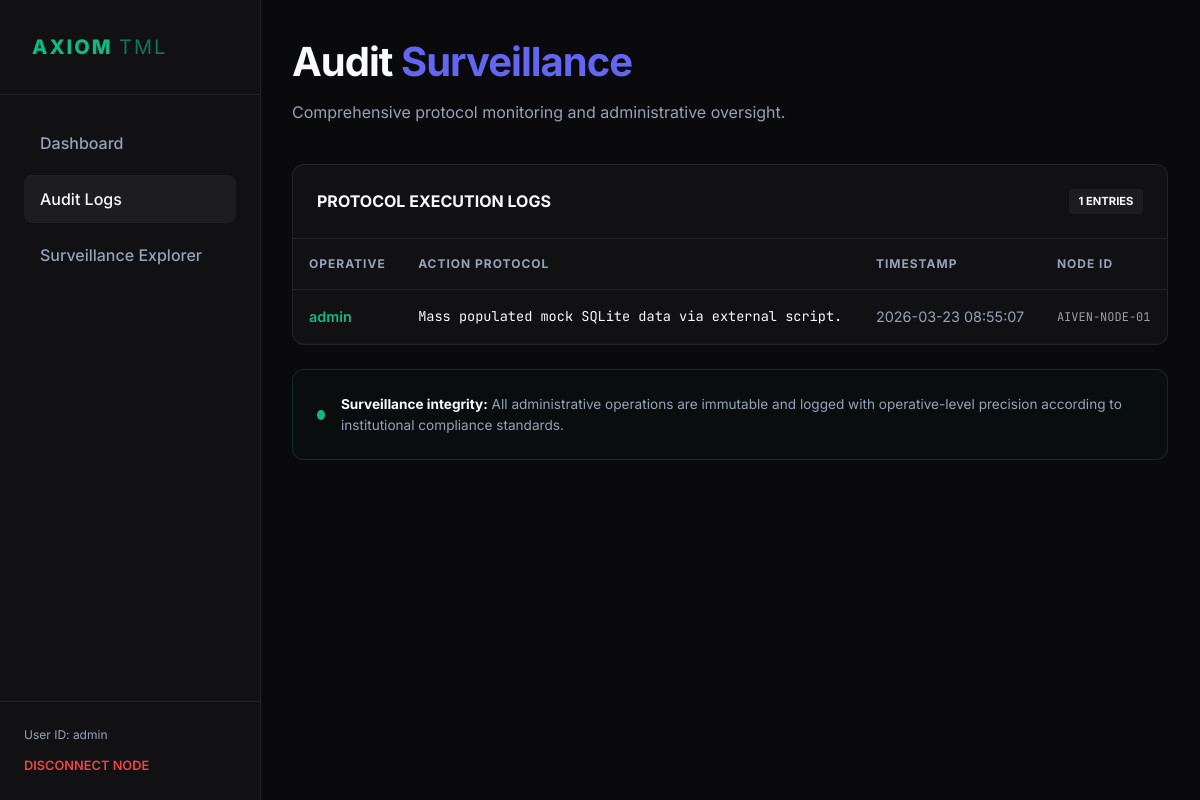
Page /admin (signed in) on the earlier database version.
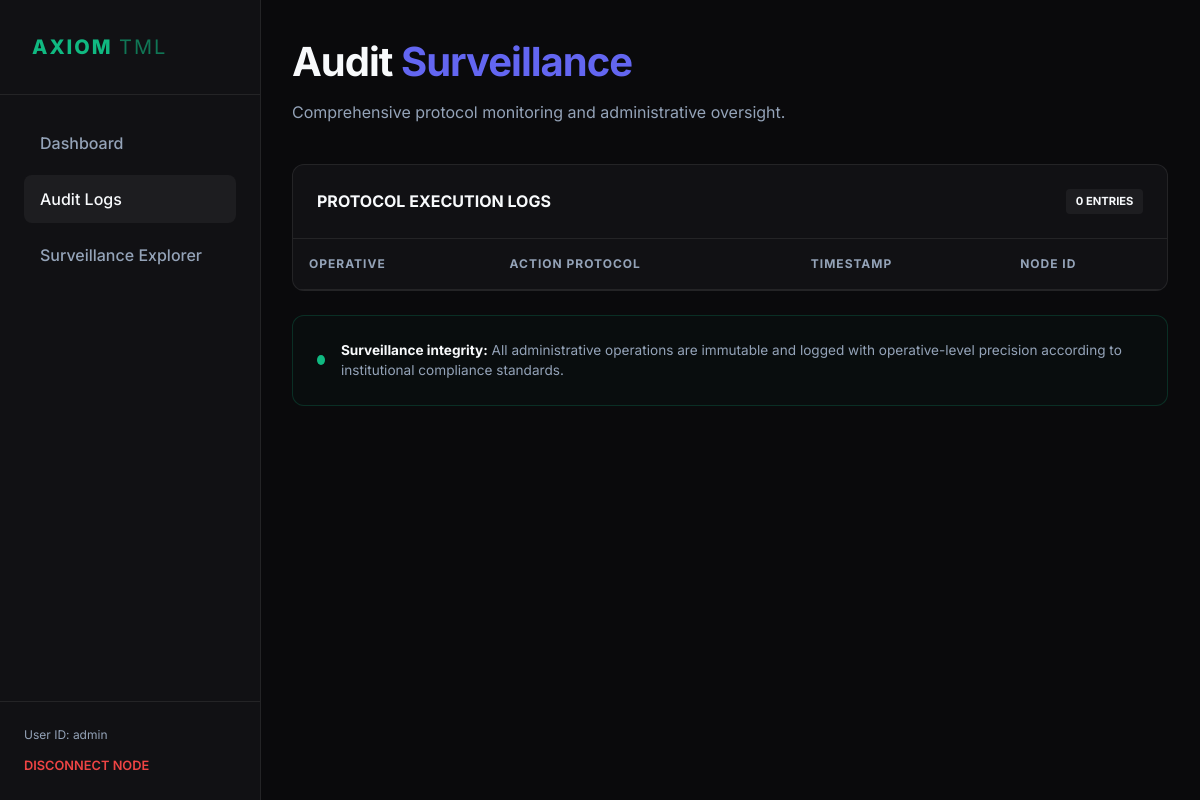
Same page on the later database version.
### tables this page shows
CREATE TABLE audit_logs (
    log_id INTEGER PRIMARY KEY AUTOINCREMENT,
    admin_id INTEGER NOT NULL,
    action TEXT NOT NULL,
    timestamp DATETIME DEFAULT CURRENT_TIMESTAMP,
    FOREIGN KEY(admin_id) REFERENCES users(user_id) ON DELETE CASCADE
);

CREATE TABLE users (
    user_id INTEGER PRIMARY KEY AUTOINCREMENT,
    username TEXT UNIQUE NOT NULL,
    email TEXT UNIQUE NOT NULL,
    password_hash TEXT NOT NULL,
    role TEXT CHECK(role IN ('admin', 'user')) DEFAULT 'user'
);

### app.py (the view)
@app.route('/admin')
def admin_audit():
    if session.get('role') != 'admin':
        return redirect(url_for('index'))
    conn = get_db_connection()
    cursor = conn.cursor(dictionary=True) if not isinstance(conn, sqlite3.Connection) else conn.cursor()
    cursor.execute("""
        SELECT l.*, u.username as admin_name
        FROM audit_logs l
        JOIN users u ON l.admin_id = u.user_id
        ORDER BY l.timestamp DESC
    """)
    logs = [dict(row) for row in cursor.fetchall()]
    q_mark = "?" if isinstance(conn, sqlite3.Connection) else "%s"
    cursor.execute(f"SELECT * FROM users WHERE user_id = {q_mark}", (session['user_id'],))
    user = cursor.fetchone()
    cursor.close()
    conn.close()
    return render_template('admin.html', logs=logs, user=user)

### app.py (called while the page is built)
def get_db_connection():
    if os.getenv("MYSQL_HOST"):
        return mysql.connector.connect(
            host=os.getenv("MYSQL_HOST"),
            port=int(os.getenv("MYSQL_PORT", 3306)),
            user=os.getenv("MYSQL_USER"),
            password=os.getenv("MYSQL_PASSWORD"),
            database=os.getenv("MYSQL_DB"),
            ssl_ca=os.getenv("MYSQL_SSL_CA"),
            ssl_verify_cert=True
        )
    else:
        conn = sqlite3.connect(DB_PATH)
        conn.row_factory = sqlite3.Row
        conn.execute("PRAGMA foreign_keys = ON;")
        return conn

### templates/admin.html
{% extends "layout.html" %}
{% block content %}
<header style="margin-bottom: 2.5rem;">
    <h1 style="font-size: 2.5rem; letter-spacing: -1px; margin-bottom: 0.5rem;">Audit <span style="color: var(--accent-secondary);">Surveillance</span></h1>
    <p style="color: var(--text-secondary); margin: 0;">Comprehensive protocol monitoring and administrative oversight.</p>
</header>
<div class="card" style="padding: 0; overflow: hidden;">
    <div style="padding: 1.5rem; border-bottom: 1px solid var(--border-color); display: flex; justify-content: space-between; align-items: center;">
        <h3 style="margin: 0; font-size: 1rem;">PROTOCOL EXECUTION LOGS</h3>
        <span class="badge" style="background: rgba(255,255,255,0.05);">{{ logs|length }} ENTRIES</span>
    </div>
    <div style="overflow-x: auto;">
        <table>
            <thead>
                <tr>
                    <th>Operative</th>
                    <th>Action Protocol</th>
                    <th>Timestamp</th>
                    <th>Node ID</th>
                </tr>
            </thead>
            <tbody>
                {% for log in logs %}
                <tr>
                    <td style="font-weight: 600; color: var(--accent-primary);">{{ log.admin_name }}</td>
                    <td style="font-family: var(--font-mono); font-size: 0.85rem;">{{ log.action }}</td>
                    <td style="color: var(--text-secondary);">{{ log.timestamp }}</td>
                    <td style="font-size: 0.75rem; font-family: var(--font-mono); opacity: 0.6;">AIVEN-NODE-01</td>
                </tr>
                {% endfor %}
            </tbody>
        </table>
    </div>
</div>
<div class="card" style="margin-top: 1.5rem; border-color: rgba(16, 185, 129, 0.2); background: rgba(16, 185, 129, 0.02);">
    <div style="display: flex; gap: 1rem; align-items: center;">
        <div style="width: 10px; height: 10px; background: var(--accent-primary); border-radius: 50%;"></div>
        <p style="margin: 0; font-size: 0.85rem; color: var(--text-secondary);">
            <strong style="color: var(--text-primary);">Surveillance integrity:</strong> All administrative operations are immutable and logged with operative-level precision according to institutional compliance standards.
        </p>
    </div>
</div>
{% endblock %}

### templates/layout.html (shortened to what this page needs)
<!DOCTYPE html>
<html lang="en">
<head>
    <link rel="stylesheet" href="{{ url_for('static', filename='style.css') }}">
</head>
<body>
    <div class="app-container">
        {% if session.get('user_id') %}
        <aside class="sidebar">
            <div class="sidebar-brand">
                AXIOM <span style="font-weight: 400; opacity: 0.6;">TML</span>
            </div>
            <nav class="nav-links">
                <a href="{{ url_for('index') }}" class="nav-item {% if request.endpoint == 'index' %}active{% endif %}">
                    Dashboard
                </a>
                {% if session.get('role') == 'admin' %}
                <a href="{{ url_for('admin_audit') }}" class="nav-item {% if request.endpoint == 'admin_audit' %}active{% endif %}">
                    Audit Logs
                </a>
                <a href="{{ url_for('sql_console') }}" class="nav-item {% if request.endpoint == 'sql_console' %}active{% endif %}">
                    Surveillance Explorer
                </a>
                {% endif %}
            </nav>
            <div style="padding: 1.5rem; border-top: 1px solid var(--border-color);">
                <div style="font-size: 0.75rem; color: var(--text-secondary); margin-bottom: 0.5rem;">User ID: {{ session['username'] }}</div>
                <a href="{{ url_for('logout') }}" style="color: var(--danger); text-decoration: none; font-size: 0.8rem; font-weight: 600;">DISCONNECT NODE</a>
            </div>
        </aside>
        {% endif %}
        <main class="main-content" style="{% if not session.get('user_id') %}margin-left: 0; max-width: 100%;{% endif %}">
            {% block content %}{% endblock %}
        </main>
    </div>
</body>
</html>

### static/style.css (style rules this page uses)
:root { --bg-main: #0a0a0c; --bg-card: #111114; --border-color: rgba(255, 255, 255, 0.08); --accent-primary: #10b981; --accent-secondary: #6366f1; --text-primary: #f8fafc; --text-secondary: #94a3b8; --danger: #ef4444; --font-sans: 'Inter', -apple-system, sans-serif; --font-mono: 'JetBrains Mono', 'Fira Code', monospace; }
body { background-color: var(--bg-main); color: var(--text-primary); font-family: var(--font-sans); margin: 0; line-height: 1.5; -webkit-font-smoothing: antialiased; }
.app-container { display: flex; min-height: 100vh; }
.sidebar { width: 260px; border-right: 1px solid var(--border-color); background: var(--bg-card); display: flex; flex-direction: column; position: fixed; height: 100vh; }
.sidebar-brand { padding: 2rem; font-weight: 800; font-size: 1.25rem; letter-spacing: 2px; color: var(--accent-primary); border-bottom: 1px solid var(--border-color); }
.nav-links { padding: 1.5rem; flex-grow: 1; }
.nav-item { display: flex; align-items: center; padding: 0.75rem 1rem; color: var(--text-secondary); text-decoration: none; border-radius: 8px; margin-bottom: 0.5rem; transition: all 0.2s; font-weight: 500; }
.nav-item:hover, .nav-item.active { background: rgba(255, 255, 255, 0.05); color: var(--text-primary); }
.main-content { flex-grow: 1; margin-left: 260px; padding: 2rem; max-width: 1400px; }
.card { background: var(--bg-card); border: 1px solid var(--border-color); border-radius: 12px; padding: 1.5rem; margin-bottom: 1.5rem; transition: border-color 0.2s; }
h1, h2, h3 { margin-top: 0; font-weight: 700; }
table { width: 100%; border-collapse: collapse; }
th { text-align: left; font-size: 0.75rem; text-transform: uppercase; letter-spacing: 1px; color: var(--text-secondary); padding: 1rem; border-bottom: 1px solid var(--border-color); }
.badge { padding: 0.25rem 0.6rem; border-radius: 4px; font-size: 0.7rem; font-weight: 700; text-transform: uppercase; }
.app-container { animation: fadeIn 0.4s ease-out; }

Differences in the rows shown:
removed audit_logs: admin_name "admin", action "Mass populated mock SQLite data via external script.", timestamp "2026-03-23 08:55:07"
Other differences:
{{ logs|length }}: "1" → "0"
